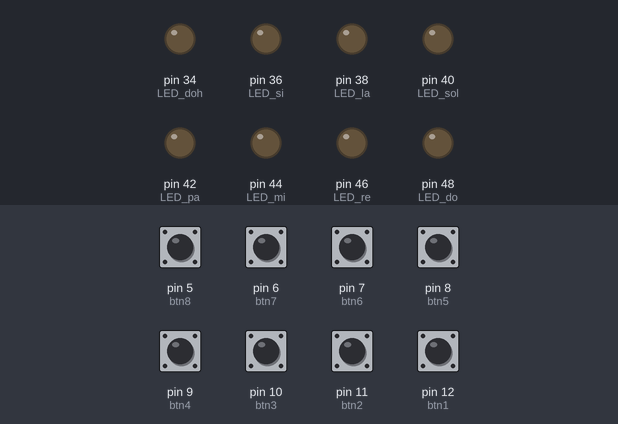
A sketch run on a simulated Arduino Mega 2560, built with avr-gcc and run on an emulated ATmega2560. On the bench: output pins drawn as LEDs (lit = HIGH). The inputs (shaded band) are chosen by the test bench; at power-on: pin 5 (btn8), pin 6 (btn7), pin 7 (btn6), pin 8 (btn5), pin 9 (btn4), pin 10 (btn3), pin 11 (btn2), pin 12 (btn1) HIGH. Pins used as bus, display or sensor lines are not drawn.

Above: at 1.4 s.
1.5 s: pin 5 (btn8) pulled LOW for 0.15 s
At 1.57 s:
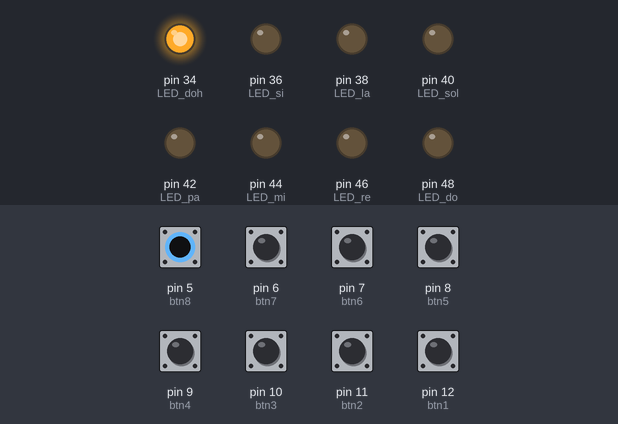
3.1 s: pin 6 (btn7) pulled LOW for 0.15 s
At 3.17 s:
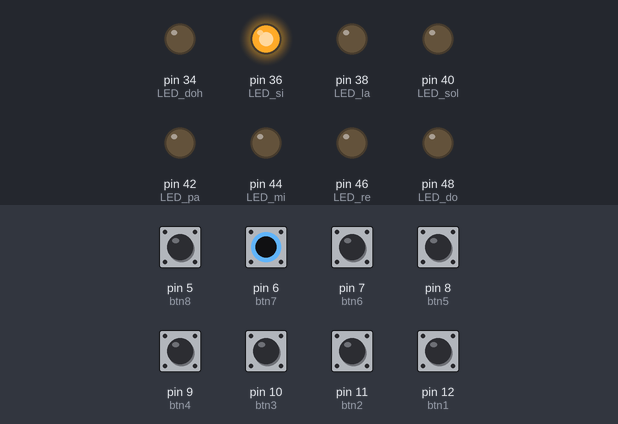
4.7 s: pin 7 (btn6) pulled LOW for 0.15 s
At 4.77 s:
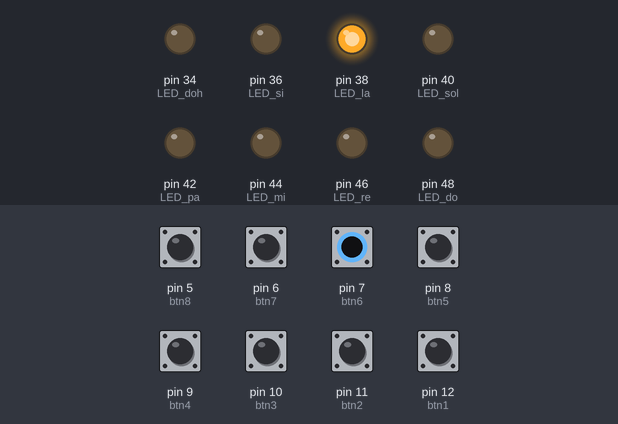
6.3 s: pin 8 (btn5) pulled LOW for 0.15 s
At 6.37 s:
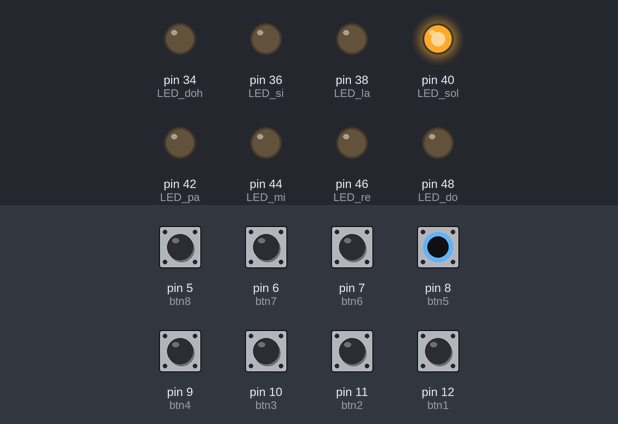
7.9 s: pin 9 (btn4) pulled LOW for 0.15 s
At 7.97 s:
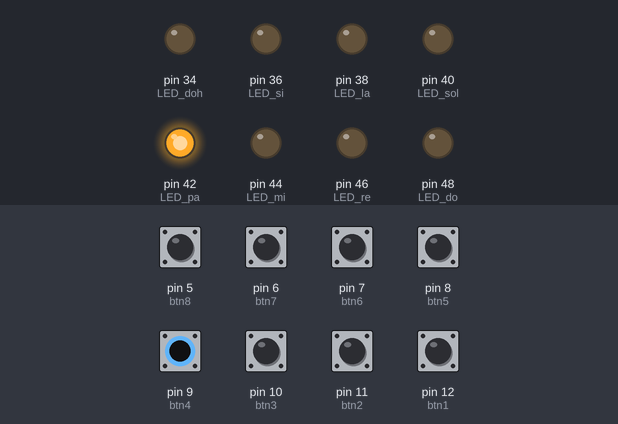
9.5 s: pin 10 (btn3) pulled LOW for 0.15 s
At 9.57 s:
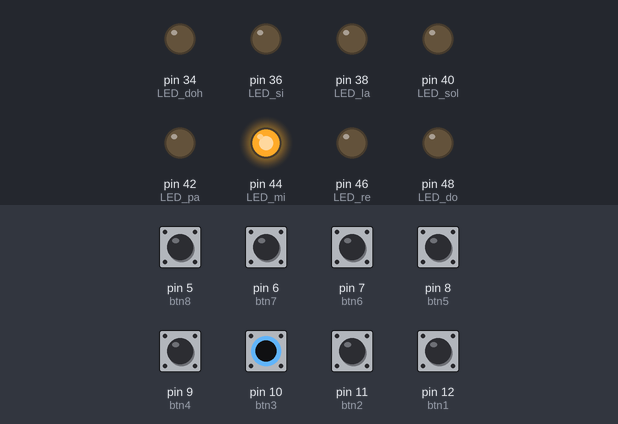
Timing chart, 0 to 12.1 s (numbered marks = the images above; inputs shaded):
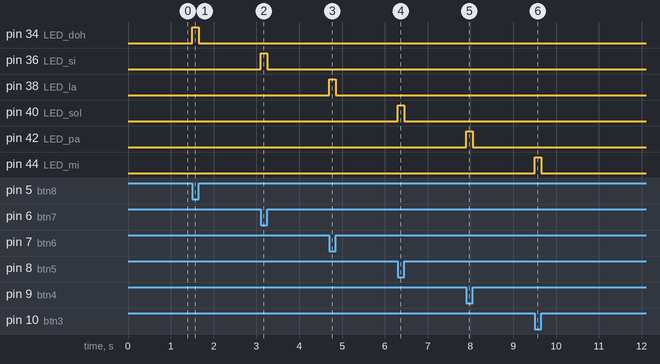

Measured:
- after the input at 1.5 s, pin 34 (LED_doh): LOW → HIGH at once, → LOW 0.15 s later
- after the input at 3.1 s, pin 36 (LED_si): LOW → HIGH at once, → LOW 0.15 s later
- after the input at 4.7 s, pin 38 (LED_la): LOW → HIGH at once, → LOW 0.15 s later
- after the input at 6.3 s, pin 40 (LED_sol): LOW → HIGH at once, → LOW 0.15 s later
- after the input at 7.9 s, pin 42 (LED_pa): LOW → HIGH at once, → LOW 0.15 s later
- after the input at 9.5 s, pin 44 (LED_mi): LOW → HIGH at once, → LOW 0.15 s later

The sketch:

arduino_piano.ino
```cpp
#include <SoftwareSerial.h>
#define btn1  12 // (도)버튼
#define btn2  11 // (레)버튼
#define btn3  10 // (미)버튼
#define btn4  9 // (파)버튼
#define btn5  8 // (솔)버튼
#define btn6  7 // (라)버튼
#define btn7  6 // (시)버튼
#define btn8  5 // (높은도)버튼
#define btn9 2 // 소리 바꾸는 버튼
#define LED_do 48
#define LED_re 46
#define LED_mi 44
#define LED_pa 42
#define LED_sol 40
#define LED_la 38
#define LED_si 36
#define LED_doh 34
SoftwareSerial mySerial(2, 3); //SW시리얼핀 정의 D3이 MIDI신호 전송용,  D2는 미사용
byte resetMIDI = 4; // VS1053 Reset용 핀
byte ledPin = 13; //MIDI 트래픽 표시용 LED
byte note = 0; // 음계
int patch = 0; //악기
boolean bs1 = false; // 버튼의 상태
boolean br1;  // 버튼1 상태 확인용 입력값 임시저장용
boolean bs2 = false; // 버튼의 상태
boolean br2;  // 버튼1 상태 확인용 입력값 임시저장용
boolean bs3 = false; // 버튼의 상태
boolean br3;  // 버튼1 상태 확인용 입력값 임시저장용
boolean bs4 = false; // 버튼의 상태
boolean br4;  // 버튼1 상태 확인용 입력값 임시저장용
boolean bs5 = false; // 버튼의 상태
boolean br5;  // 버튼1 상태 확인용 입력값 임시저장용
boolean bs6 = false; // 버튼의 상태
boolean br6;  // 버튼1 상태 확인용 입력값 임시저장용
boolean bs7 = false; // 버튼의 상태
boolean br7;  // 버튼1 상태 확인용 입력값 임시저장용
boolean bs8 = false; // 버튼의 상태
boolean br8;  // 버튼1 상태 확인용 입력값 임시저장용
boolean bs9 = false;
boolean br9;  // 버튼 상태 확인용 입력값 임시저장용

int bn1 = 60; //버튼1의  note(음계)  가령 "도"  0~127까지 지정가능
int bn2 = 62; //버튼2의  note(음계)  가령 "레"
int bn3 = 64; //버튼3의  note(음계)  가령 "미"
int bn4 = 65; //버튼4의  note(음계)  가령 "파"
int bn5 = 67; //버튼5의  note(음계)  가령 "솔"
int bn6 = 69; //버튼6의  note(음계)  가령 "라"
int bn7 = 71; //버튼7의  note(음계)  가령 "시"
int bn8 = 72; //버튼8의  note(음계)  가령 "도~"
int bn9;

void setup() {
  //미디컨트롤을 위한 소프트웨어 시리얼 준비
  Serial.begin(31250);

  mySerial.begin(31250);

 // VS1053 초기화하고 사용할 준비
  pinMode(resetMIDI, OUTPUT);
  digitalWrite(resetMIDI, LOW);
  delay(100);
  digitalWrite(resetMIDI, HIGH);
  delay(100);


   pinMode( btn1, INPUT); // 건반 '도' 입력용 핀모드로 전환
   digitalWrite( btn1, HIGH); // 내부 PuulUp 설정
   pinMode( LED_do, OUTPUT); // 건반 '도' LED 설정

   pinMode( btn2, INPUT);
   digitalWrite( btn2, HIGH);
   pinMode( LED_re, OUTPUT);

   pinMode( btn3, INPUT);
   digitalWrite( btn3, HIGH);
   pinMode( LED_mi, OUTPUT);

   pinMode( btn4, INPUT);
   digitalWrite( btn4, HIGH);
   pinMode( LED_pa, OUTPUT);

   pinMode( btn5, INPUT);
   digitalWrite( btn5, HIGH);
   pinMode( LED_sol, OUTPUT);

   pinMode( btn6, INPUT);
   digitalWrite( btn6, HIGH);
   pinMode( LED_la, OUTPUT);

   pinMode( btn7, INPUT);
   digitalWrite( btn7, HIGH);
   pinMode( LED_si, OUTPUT);

   pinMode( btn8, INPUT);
   digitalWrite( btn8, HIGH);
   pinMode( LED_doh, OUTPUT);

   pinMode(btn9, INPUT);
   digitalWrite( btn9, HIGH);
}

void loop() {
  br1 = digitalRead(btn1);
  br2 = digitalRead(btn2);
  br3 = digitalRead(btn3);
  br4 = digitalRead(btn4);
  br5 = digitalRead(btn5);
  br6 = digitalRead(btn6);
  br7 = digitalRead(btn7);
  br8 = digitalRead(btn8);
  br9 = digitalRead(btn9);
   if( !bs1 && !br1 ){ // 건반 '도' 치는 코딩
     noteOn(0, bn1,100);
     bs1 = true;
     digitalWrite(LED_do, HIGH);
   }else if(bs1 && br1){
     noteOff(0, bn1,0);
     bs1 = false;
     digitalWrite(LED_do, LOW);
   }

   if( !bs2 && !br2 ){
     noteOn(0, bn2,100);
     bs2 = true;
     digitalWrite(LED_re, HIGH);
   }else if(bs2 && br2){
     noteOff(0, bn2,0);
     bs2 = false;
     digitalWrite(LED_re, LOW);
   }

   if( !bs3 && !br3 ){
     noteOn(0, bn3,100);
     bs3 = true;
     digitalWrite(LED_mi, HIGH);
   }else if(bs3 && br3){
     noteOff(0, bn3,0);
     bs3 = false;
     digitalWrite(LED_mi, LOW);
   }

   if( !bs4 && !br4 ){
     noteOn(0, bn4,100);
     bs4 = true;
     digitalWrite(LED_pa, HIGH);
   }else if(bs4 && br4){
     noteOff(0, bn4,0);
     bs4 = false;
     digitalWrite(LED_pa, LOW);
   }

   if( !bs5 && !br5 ){
     noteOn(0, bn5,100);
     bs5 = true;
     digitalWrite(LED_sol, HIGH);
   }else if(bs5 && br5){
     noteOff(0, bn5,0);
     bs5 = false;
     digitalWrite(LED_sol, LOW);
   }

   if( !bs6 && !br6 ){
     noteOn(0, bn6,100);
     bs6 = true;
     digitalWrite(LED_la, HIGH);
   }else if(bs6 && br6){
     noteOff(0, bn6,0);
     bs6 = false;
     digitalWrite(LED_la, LOW);
   }

   if( !bs7 && !br7 ){
     noteOn(0, bn7,100);
     bs7 = true;
     digitalWrite(LED_si, HIGH);
   }else if(bs7 && br7){
     noteOff(0, bn7,0);
     bs7 = false;
     digitalWrite(LED_si, LOW);
   }

    if( !bs8 && !br8 ){
     noteOn(0, bn8,100);
     bs8 = true;
     digitalWrite(LED_doh, HIGH);
   }else if(bs8 && br8){
     noteOff(0, bn8,0);
     bs8 = false;
     digitalWrite(LED_doh, LOW);
   }

   if( !bs9 && !br9)
   {
     patch++;
     if(patch > 10) patch = 0;
     talkMIDI(0xc0, patch, 0);
     bs9 = true;
   }else if(bs9 && br9){
     bs9 = false;
   }
}

//노트 온 미디 메세지를 송출. 버튼이 눌린상태와 같음.
//채널 범위는 0-15
void noteOn(byte channel, byte note, byte attack_velocity) {
  talkMIDI( (0x90 | channel), note, attack_velocity);
}

//노트 오프 미디 메세지를 송출. 버튼이 눌리지 않은 상태와 같음.
void noteOff(byte channel, byte note, byte release_velocity) {
  talkMIDI( (0x80 | channel), note, release_velocity);
}


void talkMIDI(byte cmd, byte data1, byte data2) {
  digitalWrite(ledPin, HIGH);
  mySerial.write(cmd );
  mySerial.write(data1 );

  //모든 명령은 1바이트를 지니며, 모든 cmds는 0xBn보다 2 데이터 바이트를 덜 지님.
  if( (cmd & 0xF0) <= 0xB0)
    mySerial.write(data2 );

  digitalWrite(ledPin, LOW);
}
```
